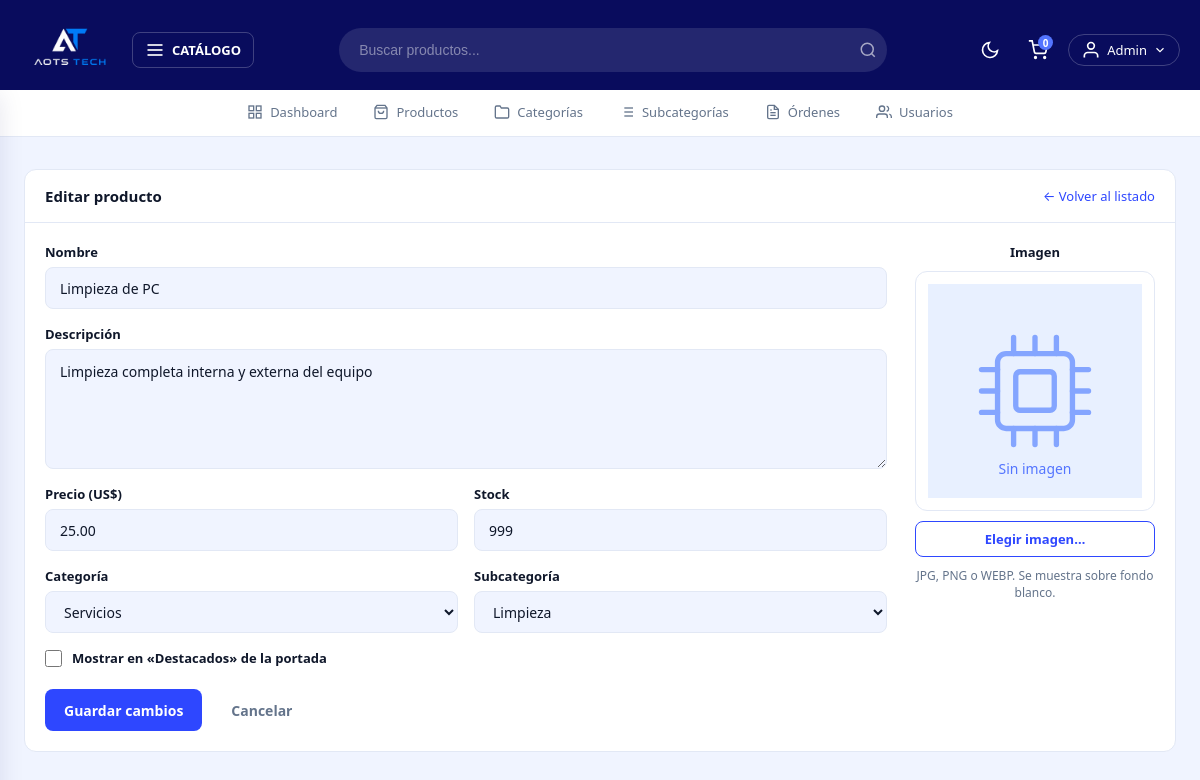
The page /admin/productos/editar?id=15 (signed in) on the database its author committed.
### tables this page shows
CREATE TABLE productos (
    id              INT AUTO_INCREMENT PRIMARY KEY,
    nombre          VARCHAR(120)  NOT NULL,
    descripcion     TEXT          NOT NULL,
    precio          DECIMAL(10,2) NOT NULL,
    stock           INT           NOT NULL DEFAULT 0,
    imagen          VARCHAR(255)  DEFAULT 'default.webp',
    subcategoria_id INT           NOT NULL,
    destacado       TINYINT(1)    NOT NULL DEFAULT 0,
    creado_en       TIMESTAMP     DEFAULT CURRENT_TIMESTAMP,
    CONSTRAINT fk_producto_subcategoria FOREIGN KEY (subcategoria_id) REFERENCES subcategorias(id)
);

CREATE TABLE subcategorias (
    id           INT AUTO_INCREMENT PRIMARY KEY,
    nombre       VARCHAR(80)  NOT NULL,
    slug         VARCHAR(80)  NOT NULL UNIQUE,
    categoria_id INT          NOT NULL,
    descripcion  VARCHAR(255) DEFAULT '',
    CONSTRAINT fk_sub_categoria FOREIGN KEY (categoria_id) REFERENCES categorias(id)
);

CREATE TABLE categorias (
    id          INT AUTO_INCREMENT PRIMARY KEY,
    nombre      VARCHAR(80)  NOT NULL,
    slug        VARCHAR(80)  NOT NULL UNIQUE,
    descripcion VARCHAR(255) DEFAULT ''
);

### controllers/AdminController.php (called while the page is built, shortened)
<?php
class AdminController {
    public static function editarProducto(Router $router) {
        $id = filter_var($_GET['id'] ?? 0, FILTER_VALIDATE_INT);
        $producto = Producto::find($id);
        $categorias    = Categoria::all('ASC');
        $subcategorias = Subcategoria::all('ASC');
        $router->render('admin/productos/editar', [
            'titulo'        => 'Editar producto',
            'producto'      => $producto,
            'categorias'    => $categorias,
            'subcategorias' => $subcategorias,
            'alertas'       => Producto::getAlertas()
        ]);
    }
}

### public/index.php (called while the page is built, shortened)
<?php
require_once __DIR__ . '/../includes/app.php';
$router = new Router();
$router->get('/',         [PaginasController::class, 'index']);
$router->get('/sobre',    [PaginasController::class, 'sobre']);
$router->get('/contacto', [PaginasController::class, 'contacto']);
$router->get('/garantia', [PaginasController::class, 'garantia']);
$router->post('/contacto',[PaginasController::class, 'contacto']);
$router->get('/404',      [PaginasController::class, 'error']);
$router->get('/producto', [PaginasController::class, 'producto']);
$router->get('/categoria-producto/categoria',    [PaginasController::class, 'categoria']);
$router->get('/categoria-producto/subcategoria', [PaginasController::class, 'subcategoria']);
$router->get('/buscar', [BuscadorController::class, 'buscar']);
$router->get('/login',        [AuthController::class, 'login']);
$router->post('/login',       [AuthController::class, 'login']);
$router->post('/logout',      [AuthController::class, 'logout']);
$router->get('/registro',     [AuthController::class, 'registro']);
$router->post('/registro',    [AuthController::class, 'registro']);
$router->get('/confirmar',    [AuthController::class, 'confirmar']);
$router->get('/olvide',       [AuthController::class, 'olvide']);
$router->post('/olvide',      [AuthController::class, 'olvide']);
$router->get('/restablecer',  [AuthController::class, 'restablecer']);
$router->post('/restablecer', [AuthController::class, 'restablecer']);
$router->get('/mensaje',      [AuthController::class, 'mensaje']);
$router->get('/carrito',             [CarritoController::class, 'index']);
$router->post('/carrito/agregar',    [CarritoController::class, 'agregar']);
$router->post('/carrito/actualizar', [CarritoController::class, 'actualizar']);
$router->post('/carrito/eliminar',   [CarritoController::class, 'eliminar']);
$router->post('/carrito/vaciar',     [CarritoController::class, 'vaciar']);
$router->get('/checkout',           [OrdenController::class, 'checkout']);
$router->post('/checkout',          [OrdenController::class, 'checkout']);
$router->get('/orden/confirmacion', [OrdenController::class, 'confirmacion']);
$router->get('/mis-pedidos',        [OrdenController::class, 'misPedidos']);
$router->get('/cuenta',            [UsuarioController::class, 'dashboard']);
$router->get('/cuenta/modificar',  [UsuarioController::class, 'modificar']);
$router->post('/cuenta/modificar', [UsuarioController::class, 'modificar']);
$router->get('/admin/dashboard', [AdminController::class, 'dashboard']);
$router->get('/admin/productos',           [AdminController::class, 'productos']);
$router->get('/admin/productos/crear',     [AdminController::class, 'crearProducto']);
$router->post('/admin/productos/crear',    [AdminController::class, 'crearProducto']);
$router->get('/admin/productos/editar',    [AdminController::class, 'editarProducto']);
$router->post('/admin/productos/editar',   [AdminController::class, 'editarProducto']);
$router->post('/admin/productos/eliminar', [AdminController::class, 'eliminarProducto']);
$router->get('/admin/categorias',           [AdminController::class, 'categorias']);
$router->post('/admin/categorias/crear',    [AdminController::class, 'crearCategoria']);
$router->get('/admin/categorias/editar',    [AdminController::class, 'editarCategoria']);
$router->post('/admin/categorias/editar',   [AdminController::class, 'editarCategoria']);
$router->post('/admin/categorias/eliminar', [AdminController::class, 'eliminarCategoria']);
$router->get('/admin/subcategorias',           [AdminController::class, 'subcategorias']);
$router->post('/admin/subcategorias/crear',    [AdminController::class, 'crearSubcategoria']);
$router->get('/admin/subcategorias/editar',    [AdminController::class, 'editarSubcategoria']);
$router->post('/admin/subcategorias/editar',   [AdminController::class, 'editarSubcategoria']);
$router->post('/admin/subcategorias/eliminar', [AdminController::class, 'eliminarSubcategoria']);
$router->get('/admin/ordenes',  [AdminController::class, 'ordenes']);
$router->get('/admin/usuarios', [AdminController::class, 'usuarios']);
$router->comprobarRutas();

### includes/app.php (called while the page is built, shortened)
<?php
require __DIR__ . '/funciones.php';
spl_autoload_register(function($class) {
    $base  = __DIR__ . '/..';
    $class = str_replace('\\', '/', $class);
    $rutas = [
        $base . '/' . strtolower(explode('/', $class)[0]) . 's/' . basename($class) . '.php',
        $base . '/models/'      . basename($class) . '.php',
        $base . '/controllers/' . basename($class) . '.php',
        $base . '/router/'      . basename($class) . '.php',
    ];
    foreach($rutas as $ruta) {
        if(file_exists($ruta)) {
            return;
        }
    }
});

### models/ActiveRecord.php (called while the page is built, shortened)
<?php
class ActiveRecord {
    protected static $db;
    protected static $tabla = '';
    public static function setDB($database) {
        self::$db = $database;
    }
    public static function consultarSQL($query) {
        $resultado = self::$db->query($query);
        $array = [];
        while($registro = $resultado->fetch_assoc()) {
            $array[] = static::crearObjeto($registro);
        }
        return $array;
    }
    protected static function crearObjeto($registro) {
        $objeto = new static;
        foreach($registro as $key => $value) {
            if(property_exists($objeto, $key)) {
                $objeto->$key = $value;
            }
        }
        return $objeto;
    }
    public static function all($orden = 'DESC') {
        $query = "SELECT * FROM " . static::$tabla . " ORDER BY id {$orden}";
        return self::consultarSQL($query);
    }
    public static function find($id) {
        $id = (int) $id;
        $query = "SELECT * FROM " . static::$tabla . " WHERE id = {$id}";
        $resultado = self::consultarSQL($query);
        return array_shift($resultado);
    }
}

### includes/funciones.php (called while the page is built, shortened)
<?php
function s($html) : string {
    return htmlspecialchars($html ?? '');
}

### models/Producto.php (called while the page is built, shortened)
<?php
class Producto extends ActiveRecord
{
    public function __construct($args = [])
    {
        $this->imagen          = $args['imagen']          ?? 'default.webp';
    }
}

### views/admin/productos/_form.php (the view, shortened to what this page needs)
<?php
$subcategoria_actual = null;
foreach ($subcategorias as $sub) {
    if ($sub->id == $producto->subcategoria_id) { $subcategoria_actual = $sub; break; }
}
$categoria_actual_id = $subcategoria_actual->categoria_id ?? ($categorias[0]->id ?? 0);
?>
<div class="admin-form__grid">
    <div class="admin-form__col">
        <div class="campo">
            <label class="campo__label" for="nombre">Nombre</label>
            <input class="campo__input" id="nombre" name="nombre" type="text"
                   value="<?= s($producto->nombre) ?>" placeholder="Ej: AMD Ryzen 7 7800X3D" required>
        </div>
        <div class="campo">
            <label class="campo__label" for="descripcion">Descripción</label>
            <textarea class="campo__textarea" id="descripcion" name="descripcion"
                      placeholder="Características principales del producto" required><?= s($producto->descripcion) ?></textarea>
        </div>
        <div class="admin-form__fila">
            <div class="campo">
                <label class="campo__label" for="precio">Precio (US$)</label>
                <input class="campo__input" id="precio" name="precio" type="number"
                       min="0.01" step="0.01" value="<?= s($producto->precio ?: '') ?>" required>
            </div>
            <div class="campo">
                <label class="campo__label" for="stock">Stock</label>
                <input class="campo__input" id="stock" name="stock" type="number"
                       min="0" step="1" value="<?= s($producto->stock !== '' ? $producto->stock : '') ?>" required>
            </div>
        </div>
        <div class="admin-form__fila">
            <div class="campo">
                <label class="campo__label" for="selectCategoria">Categoría</label>
                <select class="campo__select" id="selectCategoria">
                    <?php foreach ($categorias as $categoria): ?>
                        <option value="<?= (int) $categoria->id ?>"
                            <?= $categoria->id == $categoria_actual_id ? 'selected' : '' ?>>
                            <?= s($categoria->nombre) ?>
                        </option>
                    <?php endforeach; ?>
                </select>
            </div>
            <div class="campo">
                <label class="campo__label" for="selectSubcategoria">Subcategoría</label>
                <select class="campo__select" id="selectSubcategoria" name="subcategoria_id"
                        data-actual="<?= (int) $producto->subcategoria_id ?>" required></select>
            </div>
        </div>
        <label class="campo campo--checkbox">
            <input type="checkbox" name="destacado" value="1" <?= $producto->destacado ? 'checked' : '' ?>>
            <span class="campo__label">Mostrar en «Destacados» de la portada</span>
        </label>
    </div>
    <div class="admin-form__col admin-form__col--imagen">
        <p class="campo__label">Imagen</p>
        <img id="previewImagen"
             class="admin-form__preview"
             src="/img/productos/<?= s($producto->imagen) ?>"
             alt="Vista previa"
             onerror="this.onerror=null;this.src='/img/placeholder.svg'">
        <label class="boton boton--secundario boton--sm admin-form__file">
            Elegir imagen…
        </label>
        <p class="campo__ayuda">JPG, PNG o WEBP. Se muestra sobre fondo blanco.</p>
    </div>
</div>

### public/css/estilo.css (style rules this page uses)
:root { --c50: #e8f0ff; --c100: #d4e2ff; --c200: #b2c9ff; --c300: #84a5ff; --c400: #5475ff; --c500: #2e47ff; --c600: #0a15ff; --c800: #050dce; --c900: #101aad; --c950: #090c5d; --nav-h: 90px; --bg: #f0f4ff; --bg-card: #ffffff; --bg-panel: #ffffff; --border: #e2e8f5; --text: #0f172a; --text-muted:#64748b; --shadow: 0 4px 24px rgba(9,12,93,.10); }
*, *::before, *::after { box-sizing: border-box; margin: 0; padding: 0; }
html { scroll-behavior: smooth; }
body { font-family: system-ui, -apple-system, sans-serif; background: var(--bg); color: var(--text); transition: background .3s, color .3s; min-height: 100vh; }
img { display: block; max-width: 100%; }
:root { --danger: #e53e3e; --exito: #38a169; --aviso: #ed8936; }
.boton { display: inline-flex; align-items: center; justify-content: center; gap: 8px; border: 1.5px solid transparent; border-radius: 8px; font-size: 14px; font-weight: 600; padding: 0 18px; height: 42px; transition: background .15s, border-color .15s, color .15s; text-decoration: none; cursor: pointer; }
.boton--secundario { background: transparent; border-color: var(--c500); color: var(--c500); }
.boton--sm { height: 36px; font-size: 13px; padding: 0 14px; }
.campo { display: flex; flex-direction: column; gap: 6px; }
.campo__label { font-size: 13px; font-weight: 600; color: var(--text); }
.campo__input, .campo__textarea, .campo__select { width: 100%; border: 1.5px solid var(--border); border-radius: 8px; padding: 0 14px; font-size: 14px; font-family: inherit; color: var(--text); background: var(--bg); outline: none; transition: border-color .15s; }
.campo__input, .campo__select { height: 42px; }
.campo__textarea { padding: 12px 14px; min-height: 120px; resize: vertical; }
.campo__ayuda { font-size: 12px; color: var(--text-muted); }
.admin-form__grid { display: grid; grid-template-columns: minmax(0, 1fr) 240px; gap: 28px; align-items: start; }
.admin-form__col { display: flex; flex-direction: column; gap: 16px; }
.admin-form__fila { display: grid; grid-template-columns: 1fr 1fr; gap: 16px; }
.admin-form__col--imagen { align-items: stretch; text-align: center; gap: 10px; }
.admin-form__preview { width: 100%; aspect-ratio: 1 / 1; object-fit: contain; background: #fff; border: 1px solid var(--border); border-radius: 12px; padding: 12px; }
.admin-form__file { position: relative; overflow: hidden; }
.campo--checkbox { flex-direction: row; align-items: center; gap: 10px; }
.campo--checkbox input[type="checkbox"] { width: 17px; height: 17px; accent-color: var(--c500); }

### rows shown on the page
productos: nombre "Limpieza de PC", descripcion "Limpieza completa interna y externa del equipo", precio "25.00", stock "999", subcategoria_id "Limpieza"
subcategorias: categoria.nombre "Servicios"

### other values the page prints
total_carrito() "0"
s($_SESSION['nombre']) "Admin"
